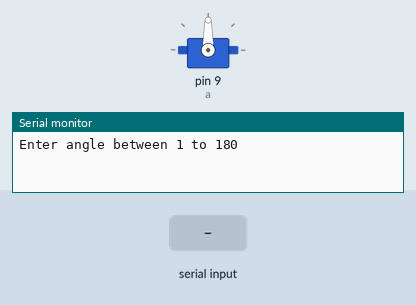
This sketch was run on a simulated Arduino Uno, built with avr-gcc and run on an emulated ATmega328P. Parts: servo, the last lines printed to the serial monitor. The test bench sets the inputs (shaded band).

Above: at 1.2 s.
1.3 s: "90,45\n" received over Serial
At 2.0 s:
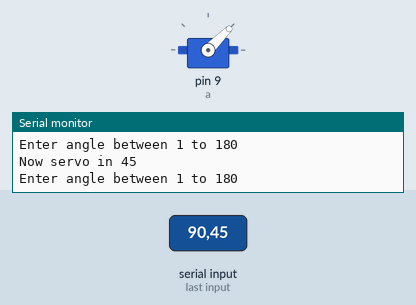
2.8 s: "30,150\n" received over Serial
At 3.4 s:
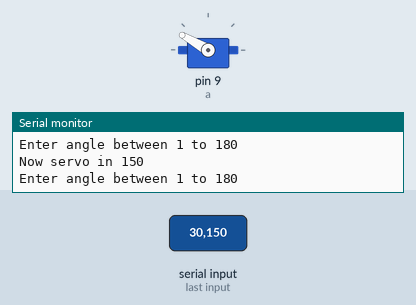
4.3 s: "5\n" received over Serial
At 5.5 s:
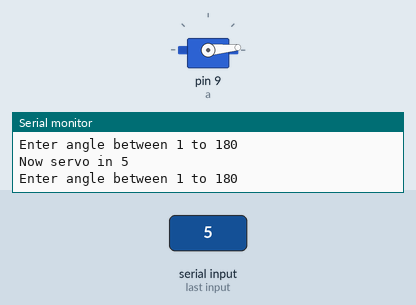
5.8 s: "200\n" received over Serial
At 6.8 s:
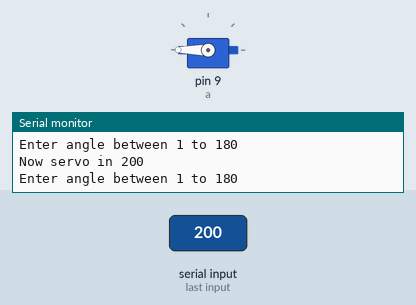
7.3 s: "90\n" received over Serial
At 7.9 s:
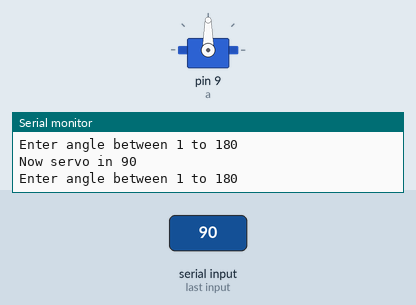
Timing chart, 0 to 9.8 s (numbered marks = the images above; inputs shaded):
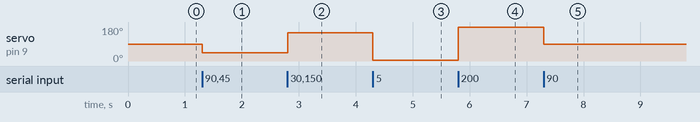

The sketch:

servo_control__by_seril_monitor.ino
```cpp
#include<Servo.h>

Servo a;

void setup()
{
    Serial.begin(9600);
    Serial.println("Enter angle between 1 to 180");
    a.attach(9);
}
void loop()
{
  if(Serial.available())
  {
     int deg = Serial.parseInt();
     if(deg > 0)
     {
        a.write(deg);
        Serial.print("Now servo in ");
        Serial.println(deg);
        Serial.println("Enter angle between 1 to 180");
     }
  }
}
```

Measured:
- after the input at 1.3 s, servo on pin 9 (a): 90° → 45° at once
- after the input at 2.8 s, servo on pin 9 (a): 45° → 150° at once
- after the input at 4.3 s, servo on pin 9 (a): 150° → 5° at once
- after the input at 5.8 s, servo on pin 9 (a): 5° → 180° at once
- after the input at 7.3 s, servo on pin 9 (a): 180° → 90° at once
